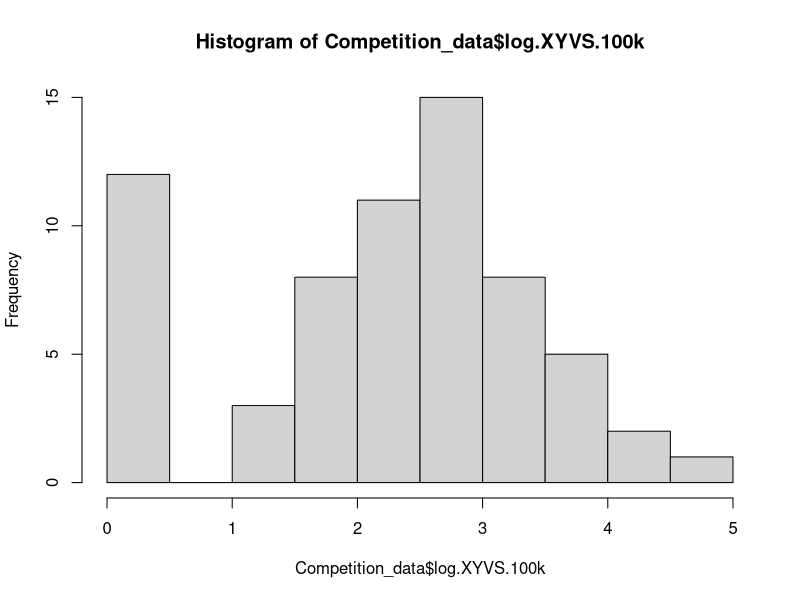
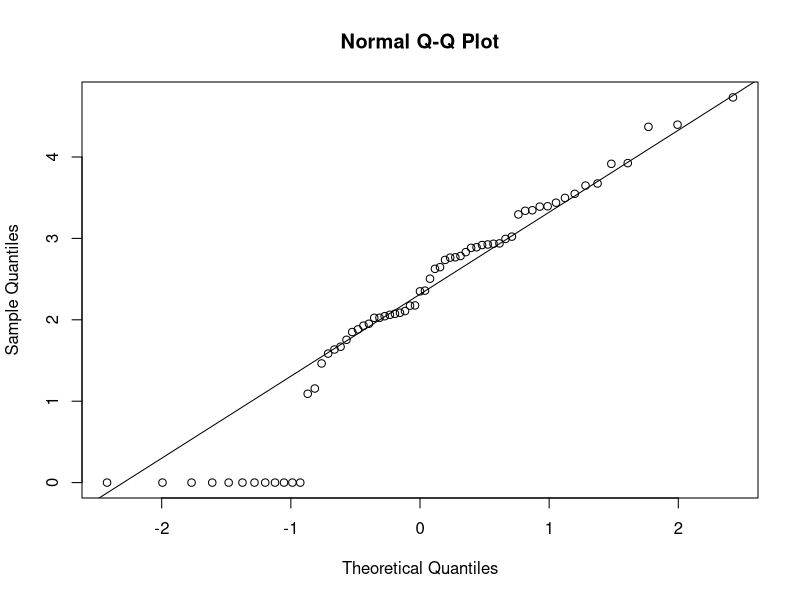
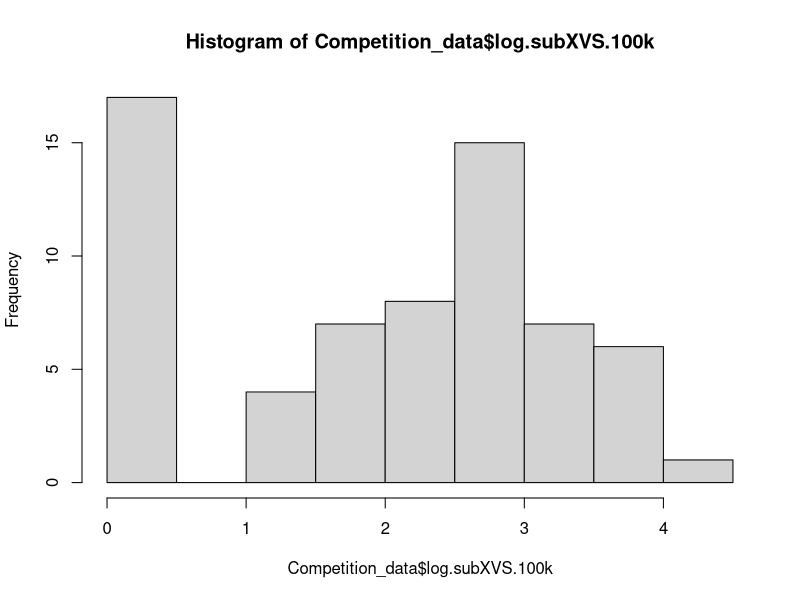
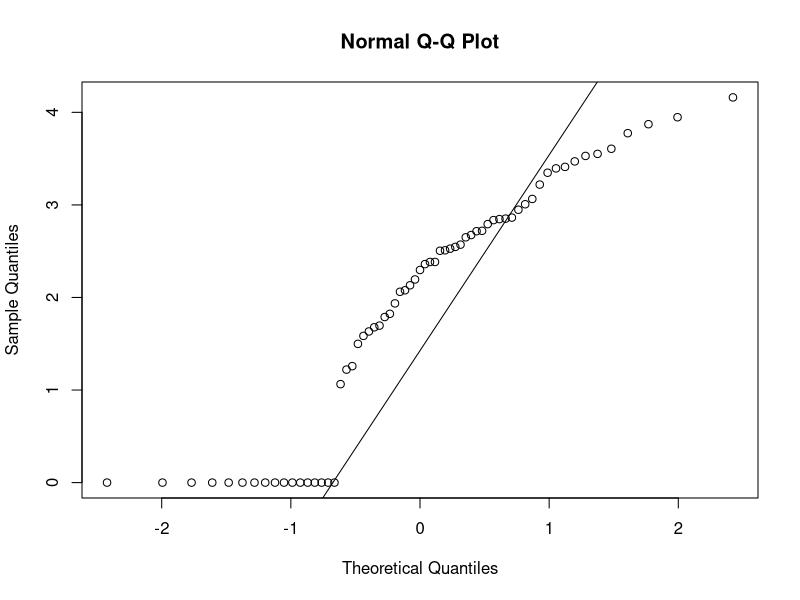
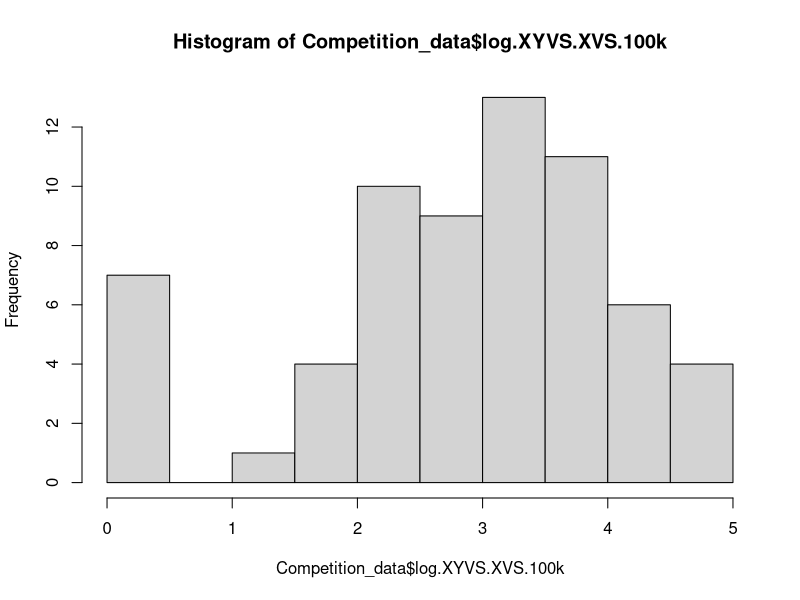
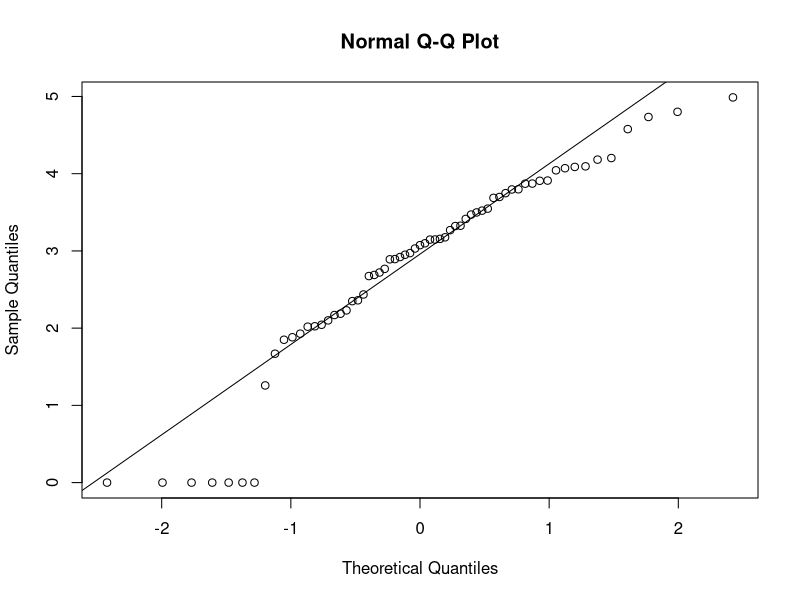
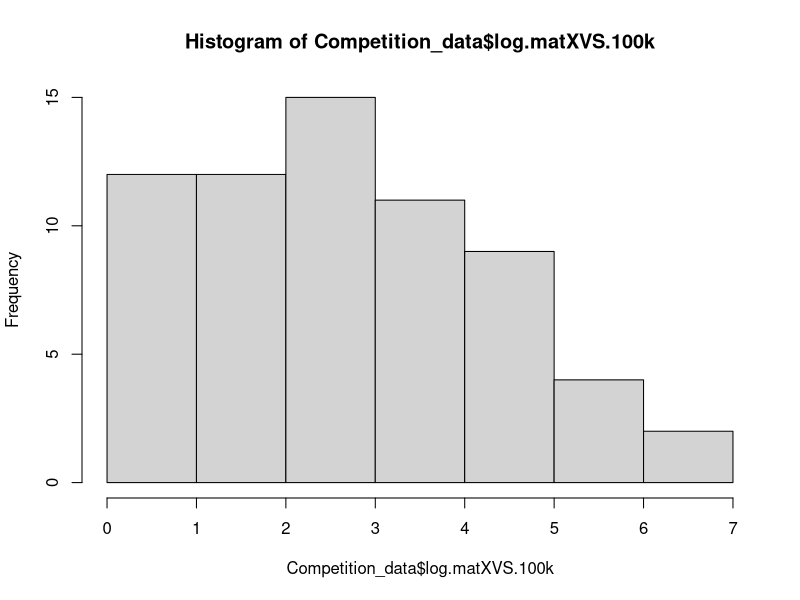
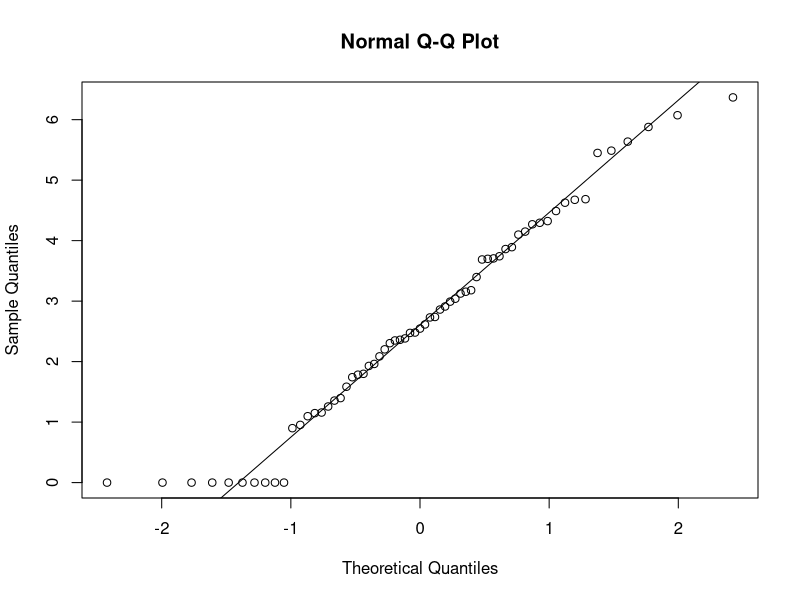

These charts were generated, in order, by the following R code:
setwd("~/Dropbox/Potsdam_2019")
library(ggplot2)

Competition_data <- read.csv("CM_grammar_comparison.csv", header=T)
Competition_data$log.XYVS.100k <-log(Competition_data$mat.XYVS.100k.words+1)
Competition_data$log.subXVS.100k <- log(Competition_data$sub.XVS.100k.Words+1)
Competition_data$log.XYVS.XVS.100k <- log(Competition_data$mat.XYVS.sub.XVS.100k+1)
Competition_data$log.matXVS.100k <- log(Competition_data$Mat.XVS.pron.100k+1)

#These three aren't normally distributed
hist(Competition_data$log.XYVS.100k)
qqnorm(Competition_data$log.XYVS.100k)
qqline(Competition_data$log.XYVS.100k)
shapiro.test(Competition_data$log.XYVS.100k)

hist(Competition_data$log.subXVS.100k)
qqnorm(Competition_data$log.subXVS.100k)
qqline(Competition_data$log.subXVS.100k)
shapiro.test(Competition_data$log.subXVS.100k)

hist(Competition_data$log.XYVS.XVS.100k)
qqnorm(Competition_data$log.XYVS.XVS.100k)
qqline(Competition_data$log.XYVS.XVS.100k)
shapiro.test(Competition_data$log.XYVS.XVS.100k)

#This one, p>0.05 but only just, so let's assume nothing is normally distributed
hist(Competition_data$log.matXVS.100k)
qqnorm(Competition_data$log.matXVS.100k)
qqline(Competition_data$log.matXVS.100k)
shapiro.test(Competition_data$log.matXVS.100k)

# Matrix XYVS correlates with embedded XVS
cor.test(jitter(Competition_data$log.XYVS.100k),jitter(Competition_data$log.subXVS.100k),method = "spearman")

XYVS_subXVS.gg <- ggplot(Competition_data,aes(x=log.XYVS.100k,y=log.subXVS.100k)) +
  geom_point(aes(size=Words)) + 
  xlab("log Matrix XYVS/100k words") +
  ylab("log Embedded XVS/100k words") +
  theme_minimal()

# (Matrix XYVS + embedded XVS) correlates with matrix XVS
cor.test(jitter(Competition_data$log.XYVS.XVS.100k),jitter(Competition_data$log.matXVS.100k),method = "spearman")

CM_matXVS.gg <- ggplot(Competition_data,aes(x=log.XYVS.XVS.100k,y=log.matXVS.100k)) + 
  geom_point(aes(size=Words,color=ifelse(Text %in% c("edincmat","edincmbt","edincmct","genexodt","cmorm","cmbenrul","cmrolltr","cmrollep","cmedthor"),"blue","black"))) + 
  xlab("log (Matrix XYVS + embedded XVS)/100k words") +
  ylab("log Matrix XVS/100k words") +
  scale_color_identity() +
  theme_minimal()

CM_matXVS_OEME.gg <- ggplot(Competition_data,aes(x=log.XYVS.XVS.100k,y=log.matXVS.100k)) + 
  geom_point(aes(size=Words,color=ifelse(Year < 1151,"red","blue"))) + 
  xlab("log (Matrix XYVS + embedded XVS)/100k words") +
  ylab("log Matrix XVS/100k words") +
  scale_color_identity() +
  theme_minimal()

OE <- subset(Competition_data,Year < 1151)
OENoZero <- subset(OE,log.XYVS.100k > 0 & log.subXVS.100k > 0)
ME <- subset(Competition_data,Year > 1150)

#### NOW OE ONLY
#### NOTHING CORRELATES WITH ANYTHING, EVEN IF YOU EXCLUDE ZEROS
# Matrix XYVS correlates with embedded XVS
cor.test(jitter(OE$log.XYVS.100k),jitter(OE$log.subXVS.100k),method = "spearman")
cor.test(jitter(OENoZero$log.XYVS.100k),jitter(OENoZero$log.subXVS.100k),method = "spearman")

XYVS_subXVS_OE.gg <- ggplot(OE,aes(x=log.XYVS.100k,y=log.subXVS.100k)) +
  geom_point(aes(size=Words)) + 
  xlab("log Matrix XYVS/100k words") +
  ylab("log Embedded XVS/100k words") +
  theme_minimal()

XYVS_subXVS_OE_NoZero.gg <- ggplot(OENoZero,aes(x=log.XYVS.100k,y=log.subXVS.100k)) +
  geom_point(aes(size=Words)) + 
  xlab("log Matrix XYVS/100k words") +
  ylab("log Embedded XVS/100k words") +
  theme_minimal()

# (Matrix XYVS + embedded XVS) correlates with matrix XVS
cor.test(jitter(OE$log.XYVS.XVS.100k),jitter(OE$log.matXVS.100k),method = "spearman")
cor.test(jitter(OENoZero$log.XYVS.XVS.100k),jitter(OENoZero$log.matXVS.100k),method = "spearman")

CM_matXVS_OE.gg <- ggplot(OE,aes(x=log.XYVS.XVS.100k,y=log.matXVS.100k)) + 
  geom_point(aes(size=Words)) + 
  xlab("log (Matrix XYVS + embedded XVS)/100k words") +
  ylab("log Matrix XVS/100k words") +
  theme_minimal()

CM_matXVS_OE_NoZero.gg <- ggplot(OENoZero,aes(x=log.XYVS.XVS.100k,y=log.matXVS.100k)) + 
  geom_point(aes(size=Words)) + 
  xlab("log (Matrix XYVS + embedded XVS)/100k words") +
  ylab("log Matrix XVS/100k words") +
  theme_minimal()

#### NOW ME ONLY
cor.test(jitter(ME$log.XYVS.100k),jitter(ME$log.subXVS.100k),method = "spearman")

XYVS_subXVS_ME.gg <- ggplot(ME,aes(x=log.XYVS.100k,y=log.subXVS.100k)) +
  geom_point(aes(size=Words)) + 
  xlab("log Matrix XYVS/100k words") +
  ylab("log Embedded XVS/100k words") +
  theme_minimal()

# (Matrix XYVS + embedded XVS) correlates with matrix XVS
cor.test(jitter(ME$log.XYVS.XVS.100k),jitter(ME$log.matXVS.100k),method = "spearman")

CM_matXVS_ME.gg <- ggplot(ME,aes(x=log.XYVS.XVS.100k,y=log.matXVS.100k)) + 
  geom_point(aes(size=Words)) + 
  xlab("log (Matrix XYVS + embedded XVS)/100k words") +
  ylab("log Matrix XVS/100k words") +
  theme_minimal()

######################################################

#### Loss of V2

LateME <- subset(Competition_data,Year > 1250)
LateME$InvRate_fullNP <- LateME$PPVS.fullNP/(LateME$PPVS.fullNP+LateME$PPSV.fullNP)
LateME$InvRate_all <- (LateME$PPVS.fullNP + LateME$PPVS.pronoun)/(LateME$PPVS.fullNP+LateME$PPSV.fullNP+LateME$PPVS.pronoun+LateME$PPSV.pronoun)

# Both normally distributed, so not log-transforming
#I'm going to use full NPs only.  Because pronouns basically never invert.

cor.test(jitter(LateME$InvRate_fullNP),jitter(LateME$log.XYVS.XVS.100k),method="spearman")
LossOfV2.gg <- ggplot(LateME,aes(x=InvRate_fullNP,y=log.XYVS.XVS.100k)) +
  geom_point(aes(size=Words,col = ifelse(Text %in% c("edincmat","edincmbt","edincmct","cmbenrul","genexodt","cmrolltr","cmrollep","cmorm","cmedthor"),"blue","black"))) +
  scale_color_identity() +
  xlab("Rate of verb-second with initial PP + full NP subject") +
  ylab("log (Matrix XYVS + embedded XVS)/100k words") +
  theme_minimal()

# Spit out pdfs
pdf("XYVS_subXVS.pdf",width = 8,height = 5)
XYVS_subXVS.gg
dev.off()

pdf("CM_matXVS.pdf",width = 8,height = 5)
CM_matXVS.gg
dev.off()

pdf("XYVS_subXVS_OE.pdf",width = 8,height = 5)
XYVS_subXVS_OE.gg
dev.off()

pdf("CM_matXVS_OE.pdf",width = 8,height = 5)
CM_matXVS_OE.gg
dev.off()

pdf("CM_matXVS_OEME.pdf",width = 8,height = 5)
CM_matXVS_OEME.gg
dev.off()

pdf("XYVS_subXVS_OE_NoZero.pdf",width = 8,height = 5)
XYVS_subXVS_OE.gg
dev.off()

pdf("CM_matXVS_OE_NoZero.pdf",width = 8,height = 5)
CM_matXVS_OE.gg
dev.off()

pdf("XYVS_subXVS_ME.pdf",width = 8,height = 5)
XYVS_subXVS_ME.gg
dev.off()

pdf("CM_matXVS_ME.pdf",width = 8,height = 5)
CM_matXVS_ME.gg
dev.off()

pdf("LossOfV2.pdf", width = 8, height = 5)
LossOfV2.gg
dev.off()


